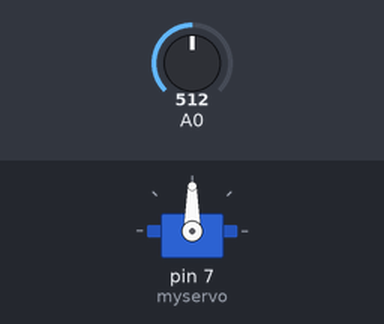
This sketch was run on a simulated Arduino Uno, built with avr-gcc and run on an emulated ATmega328P. Parts: servo. Inputs (shaded band) come from the test bench; at power-on: A0 = 512. What the sketch prints to the serial monitor is not drawn.

Above: at 1.2 s.
1.3 s: A0 set to 716
At 1.6 s:
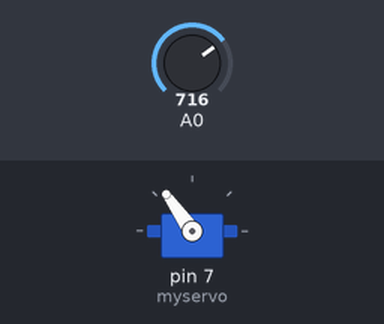
2.8 s: A0 set to 900
At 4.0 s:
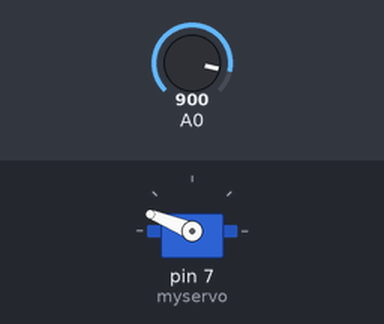
4.3 s: A0 set to 1023
At 5.1 s:
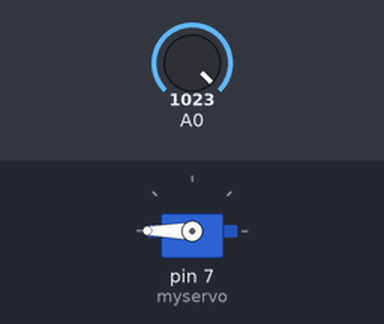
5.8 s: A0 set to 306
At 6.3 s:
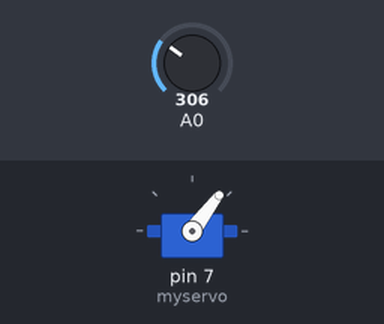
7.3 s: A0 set to 122
At 8.5 s:
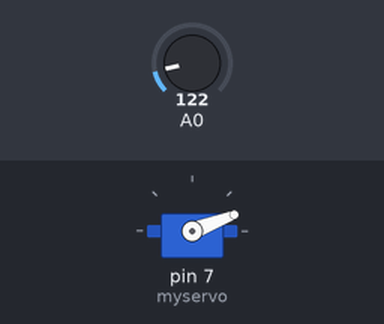
8.8 s: A0 set to 0
At 9.6 s:
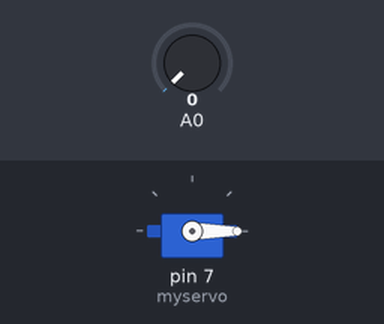
Timing chart, 0 to 11.3 s (numbered marks = the images above; inputs shaded):
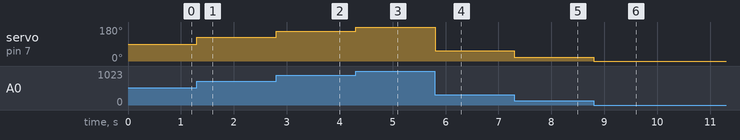

Measured:
- after the input at 1.3 s, servo on pin 7 (myservo): 90° → 125° at once
- after the input at 2.8 s, servo on pin 7 (myservo): 125° → 158° at once
- after the input at 4.3 s, servo on pin 7 (myservo): 158° → 180° at once
- after the input at 5.8 s, servo on pin 7 (myservo): 180° → 53° at once
- after the input at 7.3 s, servo on pin 7 (myservo): 53° → 21° at once
- after the input at 8.8 s, servo on pin 7 (myservo): 21° → 0° at once

The sketch:

roues.ino
```cpp
#include <Servo.h>

Servo myservo;  // create servo object to control a servo
int deg=0;
int arret = 90;


void setup() {

  myservo.attach(7);  //Servo branché sur la borne digitale 7
  //Initiation d'une connexion série 9600bauds

  Serial.begin(9600);
}

void loop() {
  deg = map(analogRead(0),0,1023,0,180);
  myservo.write(deg);


  Serial.println(deg);

}
```
